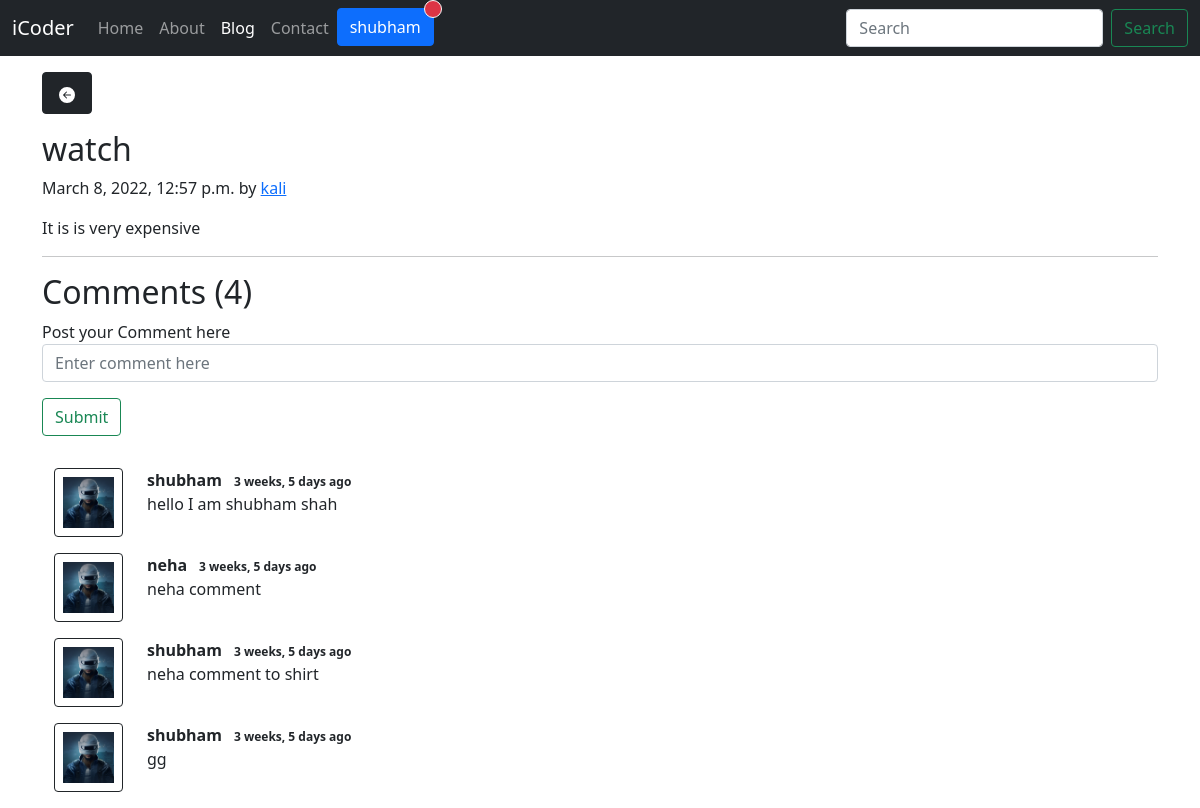
The page /blog/kali-watch/ (signed in) on the database as committed earlier.
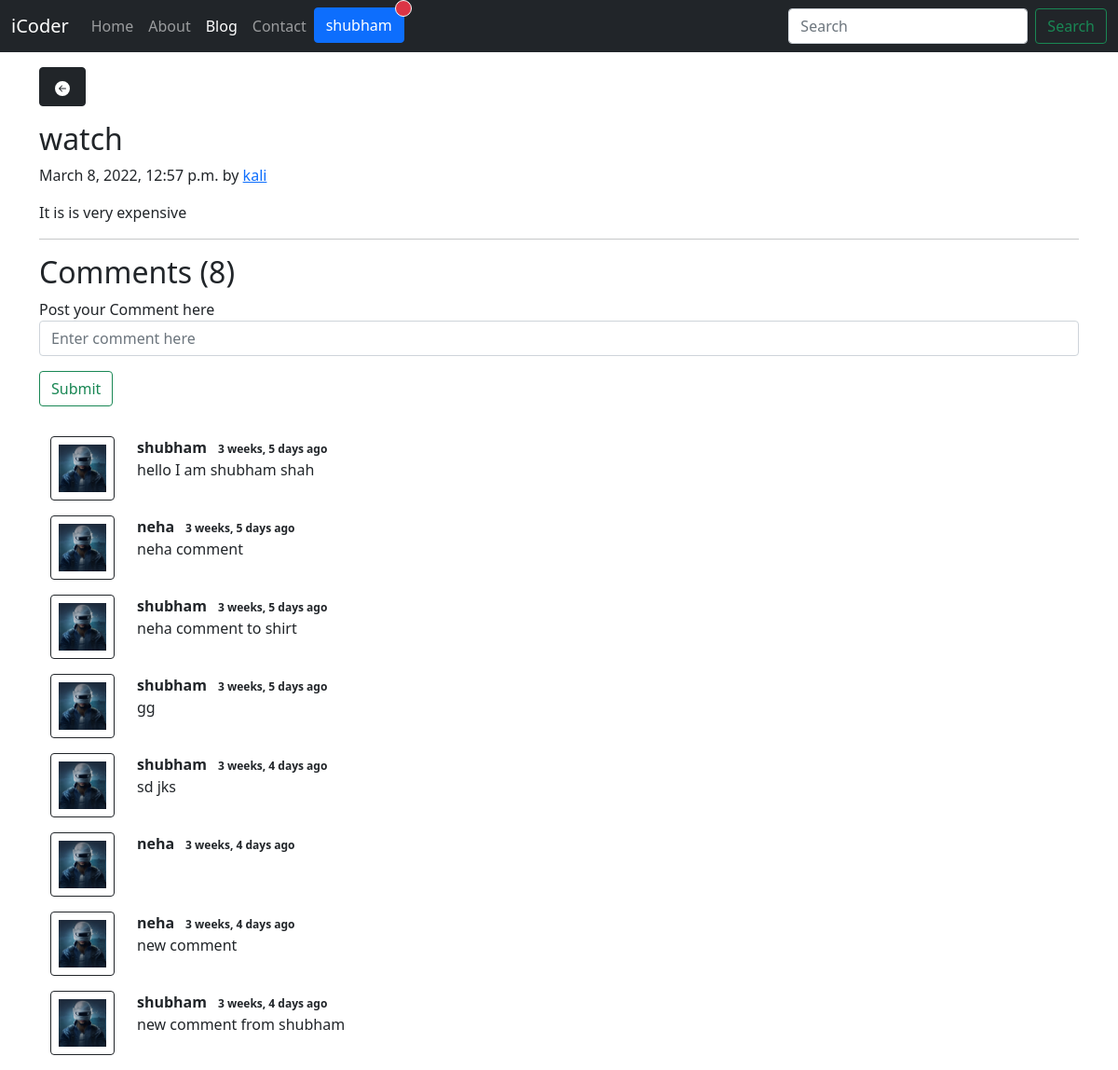
The same page on the database as committed later.
### blog/models.py (models this page shows, shortened)
class Post(models.Model):
    sno=models.AutoField(primary_key=True)
    title=models.CharField(max_length=255)
    author=models.CharField(max_length=20)
    slug=models.CharField(max_length=130)
    timeStamp=models.DateTimeField(blank=True)
    content=HTMLField()

class BlogComment(models.Model):
    sno= models.AutoField(primary_key=True)
    comment=models.TextField()
    user=models.ForeignKey(User, on_delete=models.CASCADE)
    post=models.ForeignKey(Post, on_delete=models.CASCADE)
    parent=models.ForeignKey('self',on_delete=models.CASCADE, null=True )
    timestamp= models.DateTimeField(default=now)

### blog/views.py (the view)
# urls.py: path('<str:slug>/', views.blogPost, name="blogPost"),
def blogPost(request, slug):
    post=Post.objects.filter(slug=slug).first()
    comments= BlogComment.objects.filter(post=post)
    context={'post':post, 'comments': comments}
    return render(request, "blog/blogPost.html", context)

### templates/blog/blogPost.html (shortened to what this page needs)
{% extends 'base.html' %}
{% load humanize %}
{% block blogActive %}active{% endblock blogActive %}
{% block body %}
{% if user.is_authenticated %}
<div class="container my-3">
    <button type="button" class="btn btn-dark py-2 px-3" onclick="goback()">
        <svg xmlns="http://www.w3.org/2000/svg" width="16" height="16" fill="currentColor" class="bi bi-arrow-left-circle-fill" viewBox="0 0 16 16">
            <path d="M8 0a8 8 0 1 0 0 16A8 8 0 0 0 8 0zm3.5 7.5a.5.5 0 0 1 0 1H5.707l2.147 2.146a.5.5 0 0 1-.708.708l-3-3a.5.5 0 0 1 0-.708l3-3a.5.5 0 1 1 .708.708L5.707 7.5H11.5z"/>
        </svg>
    </button>
</div>
<div class="container my-3">
    <h2 class="blog-post-title">{{post.title}}</h2>
    <p class="blog-post-meta">{{post.timeStamp}} by <a href="author/{{post.author}}/">{{post.author}}</a></p>
    <p>{{post.content}}</p>
    <hr>
</div>
<div class="container">
    <h2> Comments ({{comments.count}})</h2>
    <div class="my-2">
        {% if user.is_authenticated %}
        <form action="/blog/postComment/" method="post">
            <div class="form-group">
                <label for="exampleInputEmail1">Post your Comment here</label>
                <input type="text" class="form-control" name="comment" placeholder="Enter comment here">
            </div>
            <button type="submit" class="btn btn-outline-success my-3">Submit</button>
        </form>
        {% else %}
        Please login to post a comment
        {% endif %}
    </div>
    <div class="container">
        {% for comment in comments %}
        <div class="row my-3">
            <div class="col-md-1  ">
            <img class="rounded mx-auto d-block w-100 border border-dark p-2" src="/static/img/user.jpg"  alt="user">
            </div>
            <div class="col-md-11 ">
            <b> {{comment.user.username}} </b> <span class="badge badge-secondary text-dark">{{comment.timestamp| naturaltime}}</span>
            <div>   {{comment.comment}} </div>
        </div>
        </div>
        {% endfor %}
    </div>
</div>
{% else %}
<a href="/login/">Login Please!</a>
<br>
<a href="/contact/">Any problem contact!</a>
{% endif %}
{% endblock body %}

### templates/base.html (shortened to what this page needs)
<!doctype html>
<html lang="en">
<head>
    <link href="https://cdn.jsdelivr.net/npm/bootstrap@5.1.3/dist/css/bootstrap.min.css" rel="stylesheet"
>
</head>
<body>
    {% if user.is_authenticated %}
    <nav class="navbar navbar-expand-lg navbar-dark bg-dark">
        <div class="container-fluid">
            <a class="navbar-brand" href="/home/">iCoder</a>
            <div class="collapse navbar-collapse" id="navbarSupportedContent">
                <ul class="navbar-nav me-auto mb-2 mb-lg-0">
                    <li class="nav-item">
                        <a class="nav-link {% block homeActive %}{% endblock homeActive %}" aria-current="page"
                            href="/home/">Home</a>
                    </li>
                    <li class="nav-item">
                        <a class="nav-link {% block aboutActive %}{% endblock aboutActive %}" aria-current="page"
                            href="/about">About</a>
                    </li>
                    <li class="nav-item">
                        <a class="nav-link {% block blogActive %}{% endblock blogActive %}" aria-current="page"
                            href="/blog">Blog</a>
                    </li>
                    <li class="nav-item">
                        <a class="nav-link {% block contactActive %}{% endblock contactActive %}" aria-current="page"
                            href="/contact">Contact</a>
                    </li>
                    <li class="nav-item">
                        {% if user.is_authenticated %}
                            <a href="/profile/"><button type="button" class="btn btn-primary position-relative">
                                    {{request.user}}
                                    <span class="position-absolute top-0 start-100 translate-middle p-2 bg-danger border border-light rounded-circle">
                                    </span>
                                </button>
                            </a>
                        {% endif %}
                    </li>
                </ul>
                <form class="d-flex" method="get" action="/search">
                    <input class="form-control me-2" type="search" placeholder="Search" aria-label="Search" name="query"
                        id="query">
                    <button class="btn btn-outline-success" type="submit">Search</button>
                </form>
            </div>
        </div>
    </nav>
    {% endif %}
    {% block body %}
    {% endblock body %}
</body>
</html>

Rows that differ between the two databases and show on the page:
added BlogComment: user.username "shubham", timestamp "3 weeks, 4 days ago", comment "sd jks"
added BlogComment: user.username "neha", timestamp "3 weeks, 4 days ago"
added BlogComment: user.username "neha", timestamp "3 weeks, 4 days ago", comment "new comment"
added BlogComment: user.username "shubham", timestamp "3 weeks, 4 days ago", comment "new comment from shubham"
Other text that changed with them:
{{ comments.count }}: "4" → "8"
